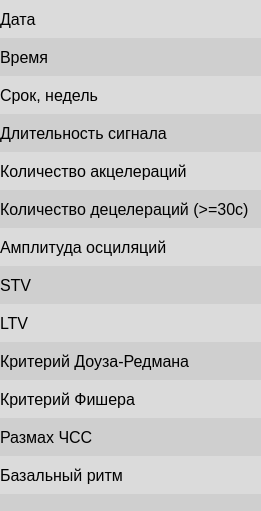
             <widget class="QWidget" name="params_scrollarea_frame">
              <property name="enabled">
               <bool>true</bool>
              </property>
              <property name="geometry">
               <rect>
                <x>0</x>
                <y>0</y>
                <width>261</width>
                <height>511</height>
               </rect>
              </property>
              <property name="styleSheet">
               <string notr="true">QWidget{
	background-color: rgb(207, 207, 207);
}</string>
              </property>
              <layout class="QGridLayout" name="gridLayout_params">
               <property name="leftMargin">
                <number>0</number>
               </property>
               <property name="topMargin">
                <number>0</number>
               </property>
               <property name="rightMargin">
                <number>0</number>
               </property>
               <property name="bottomMargin">
                <number>0</number>
               </property>
               <property name="spacing">
                <number>0</number>
               </property>
               <item row="3" column="0">
                <widget class="QLabel" name="label_signal">
                 <property name="font">
                  <font>
                   <family>Arial</family>
                   <pointsize>12</pointsize>
                  </font>
                 </property>
                 <property name="styleSheet">
                  <string notr="true"/>
                 </property>
                 <property name="text">
                  <string>Длительность сигнала</string>
                 </property>
                 <property name="alignment">
                  <set>Qt::AlignLeading|Qt::AlignLeft|Qt::AlignVCenter</set>
                 </property>
                 <property name="margin">
                  <number>10</number>
                 </property>
                </widget>
               </item>
               <item row="1" column="0">
                <widget class="QLabel" name="label_time">
                 <property name="font">
                  <font>
                   <family>Arial</family>
                   <pointsize>12</pointsize>
                  </font>
                 </property>
                 <property name="text">
                  <string>Время</string>
                 </property>
                 <property name="alignment">
                  <set>Qt::AlignLeading|Qt::AlignLeft|Qt::AlignVCenter</set>
                 </property>
                 <property name="margin">
                  <number>10</number>
                 </property>
                </widget>
               </item>
               <item row="4" column="0">
                <widget class="QLabel" name="label_accel">
                 <property name="font">
                  <font>
                   <family>Arial</family>
                   <pointsize>12</pointsize>
                  </font>
                 </property>
                 <property name="styleSheet">
                  <string notr="true">QLabel{
	border-radius:0px;
	background-color: rgb(219, 219, 219);
}
</string>
                 </property>
                 <property name="text">
                  <string>Количество акцелераций</string>
                 </property>
                 <property name="alignment">
                  <set>Qt::AlignLeading|Qt::AlignLeft|Qt::AlignVCenter</set>
                 </property>
                 <property name="margin">
                  <number>10</number>
                 </property>
                </widget>
               </item>
               <item row="5" column="0">
                <widget class="QLabel" name="label_decel">
                 <property name="font">
                  <font>
                   <family>Arial</family>
                   <pointsize>12</pointsize>
                  </font>
                 </property>
                 <property name="styleSheet">
                  <string notr="true"/>
                 </property>
                 <property name="text">
                  <string>Количество децелераций (&gt;=30c)</string>
                 </property>
                 <property name="alignment">
                  <set>Qt::AlignLeading|Qt::AlignLeft|Qt::AlignVCenter</set>
                 </property>
                 <property name="margin">
                  <number>10</number>
                 </property>
                </widget>
               </item>
               <item row="6" column="0">
                <widget class="QLabel" name="label_oscil_amplituda">
                 <property name="font">
                  <font>
                   <family>Arial</family>
                   <pointsize>12</pointsize>
                  </font>
                 </property>
                 <property name="styleSheet">
                  <string notr="true">QLabel{
	border-radius:0px;
	background-color: rgb(219, 219, 219);
}
</string>
                 </property>
                 <property name="text">
                  <string>Амплитуда осциляций</string>
                 </property>
                 <property name="alignment">
                  <set>Qt::AlignLeading|Qt::AlignLeft|Qt::AlignVCenter</set>
                 </property>
                 <property name="margin">
                  <number>10</number>
                 </property>
                </widget>
               </item>
               <item row="0" column="0">
                <widget class="QLabel" name="label_date">
                 <property name="font">
                  <font>
                   <family>Arial</family>
                   <pointsize>12</pointsize>
                  </font>
                 </property>
                 <property name="styleSheet">
                  <string notr="true">QLabel{
	border-radius:0px;
	background-color: rgb(219, 219, 219);
}
</string>
                 </property>
                 <property name="text">
                  <string>Дата</string>
                 </property>
                 <property name="alignment">
                  <set>Qt::AlignLeading|Qt::AlignLeft|Qt::AlignVCenter</set>
                 </property>
                 <property name="margin">
                  <number>10</number>
                 </property>
                </widget>
               </item>
               <item row="11" column="0">
                <widget class="QLabel" name="label_CHSS">
                 <property name="font">
                  <font>
                   <family>Arial</family>
                   <pointsize>12</pointsize>
                  </font>
                 </property>
                 <property name="text">
                  <string>Размах ЧСС</string>
                 </property>
                 <property name="alignment">
                  <set>Qt::AlignLeading|Qt::AlignLeft|Qt::AlignVCenter</set>
                 </property>
                 <property name="margin">
                  <number>10</number>
                 </property>
                </widget>
               </item>
               <item row="8" column="0">
                <widget class="QLabel" name="label_LTV">
                 <property name="font">
                  <font>
                   <family>Arial</family>
                   <pointsize>12</pointsize>
                  </font>
                 </property>
                 <property name="styleSheet">
                  <string notr="true">QLabel{
	border-radius:0px;
	background-color: rgb(219, 219, 219);
}
</string>
                 </property>
                 <property name="text">
                  <string>LTV</string>
                 </property>
                 <property name="margin">
                  <number>10</number>
                 </property>
                </widget>
               </item>
               <item row="9" column="0">
                <widget class="QLabel" name="label_douz">
                 <property name="font">
                  <font>
                   <family>Arial</family>
                   <pointsize>12</pointsize>
                  </font>
                 </property>
                 <property name="text">
                  <string>Критерий Доуза-Редмана</string>
                 </property>
                 <property name="margin">
                  <number>10</number>
                 </property>
                </widget>
               </item>
               <item row="7" column="0">
                <widget class="QLabel" name="label_STV">
                 <property name="font">
                  <font>
                   <family>Arial</family>
                   <pointsize>12</pointsize>
                  </font>
                 </property>
                 <property name="text">
                  <string>STV</string>
                 </property>
                 <property name="margin">
                  <number>10</number>
                 </property>
                </widget>
               </item>
               <item row="2" column="0">
                <widget class="QLabel" name="label_srok">
                 <property name="font">
                  <font>
                   <family>Arial</family>
                   <pointsize>12</pointsize>
                  </font>
                 </property>
                 <property name="styleSheet">
                  <string notr="true">QLabel{
	border-radius:0px;
	background-color: rgb(219, 219, 219);
}
</string>
                 </property>
                 <property name="text">
                  <string>Срок, недель</string>
                 </property>
                 <property name="margin">
                  <number>10</number>
                 </property>
                </widget>
               </item>
               <item row="12" column="0">
                <widget class="QLabel" name="label_bazal">
                 <property name="font">
                  <font>
                   <family>Arial</family>
                   <pointsize>12</pointsize>
                  </font>
                 </property>
                 <property name="styleSheet">
                  <string notr="true">QLabel{
	border-radius:0px;
	background-color: rgb(219, 219, 219);
}
</string>
                 </property>
                 <property name="text">
                  <string>Базальный ритм</string>
                 </property>
                 <property name="margin">
                  <number>10</number>
                 </property>
                </widget>
               </item>
               <item row="13" column="0">
                <spacer name="verticalSpacer_params">
                 <property name="orientation">
                  <enum>Qt::Vertical</enum>
                 </property>
                 <property name="sizeType">
                  <enum>QSizePolicy::Fixed</enum>
                 </property>
                 <property name="sizeHint" stdset="0">
                  <size>
                   <width>20</width>
                   <height>17</height>
                  </size>
                 </property>
                </spacer>
               </item>
               <item row="10" column="0">
                <widget class="QLabel" name="label_fisher">
                 <property name="font">
                  <font>
                   <family>Arial</family>
                   <pointsize>12</pointsize>
                  </font>
                 </property>
                 <property name="styleSheet">
                  <string notr="true">QLabel{
	border-radius:0px;
	background-color: rgb(219, 219, 219);
}
</string>
                 </property>
                 <property name="text">
                  <string>Критерий Фишера</string>
                 </property>
                 <property name="margin">
                  <number>10</number>
                 </property>
                </widget>
               </item>
              </layout>
             </widget>
